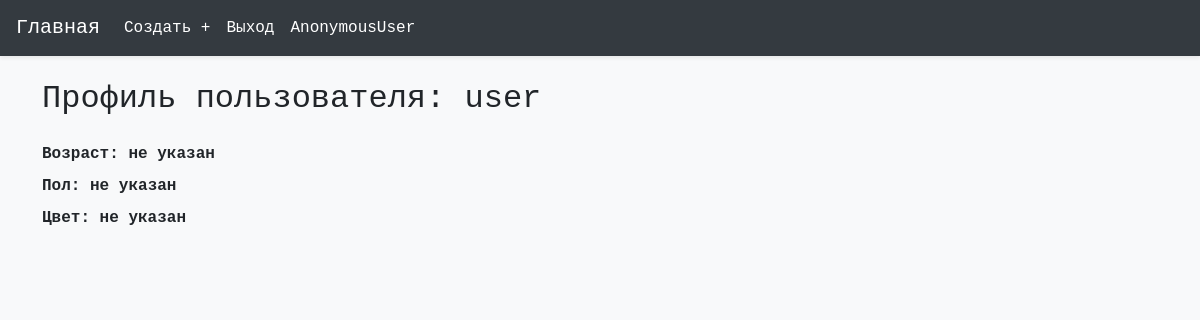
/profile/user/, run on the app's committed database.
### people/models.py (models this page shows, shortened)
class Profile(models.Model):
    user = models.OneToOneField(User, on_delete=models.CASCADE)
    age = models.IntegerField(blank=True, null=True)
    GENDER_CHOICES = [
        ('M', 'М'),
        ('Ж', 'Ж'),
    ]
    Belie_Chorniy = [
        ("Ч", "Ч"),
        ("Б", "Б"),
    ]
    gender = models.CharField(max_length=1, choices=GENDER_CHOICES, blank=True, null=True)
    Beli_ili_chorniy = models.CharField(max_length=1, choices=Belie_Chorniy, blank=True, null=True)

### people/views.py (the view)
# urls.py: path('profile/', include('people.urls', namespace='people')),
def profile(request, username):
    user = User.objects.get(username=username)
    user_profile, created = Profile.objects.get_or_create(user=user)
    return render(request, 'people/profile.html', {'user': user, 'user_profile': user_profile})

### templates/people/profile.html (shortened to what this page needs)
{% extends "base.html" %}
{% block content %}
<div class="container mt-4">
  <h2 class="mt-4 mb-4">Профиль пользователя: {{ user.username }}</h2>
  <strong>
    <p class="mb-2">Возраст: {{ user_profile.age|default:"не указан" }}</p>
  </strong>
  <strong>
    <p class="mb-2">Пол: {{ user_profile.gender|default:"не указан" }}</p>
  </strong>
  <strong>
    <p class="mb-2">Цвет: {{ user_profile.Beli_ili_chorniy|default:"не указан" }}</p>
  </strong>
</div>
{% endblock %}

### static/CSS/styles.css (style rules this page uses)
body { background: #f8f9fa; font-family: 'consolas', monospace; }

### data on the page
Profile: age "не указан", gender "не указан", Beli_ili_chorniy "не указан"

### other printed values
{{ request.user }} "AnonymousUser"
{{ user.username }} "user"
